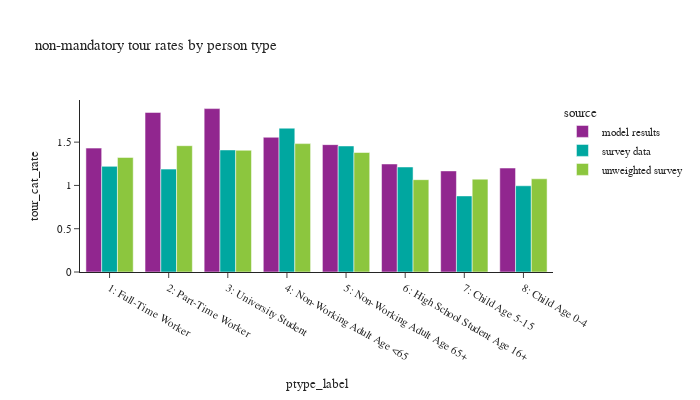

Notebook cell for this chart:
### Markdown cell above
- tour rates

### Code cell
df_plot = non_m_tour_data. \
    groupby(['source','ptype_label','tour_category'])[['tour_weight']].sum().reset_index(). \
    merge(df_ptype_count, how='left', on=['source','ptype_label'])
df_plot['tour_cat_rate'] = df_plot['tour_weight']/df_plot['person_weight']

fig = px.bar(df_plot, x="ptype_label", y="tour_cat_rate", color="source",barmode="group",
             # facet_col="ptype_label",facet_col_wrap=2,
             title="non-mandatory tour rates by person type")
fig.for_each_annotation(lambda a: a.update(text=a.text.split("=")[-1]))
fig.update_layout(height=400, width=700)
fig.show()

### Figure 1 — Plotly figure (JSON) as saved in the notebook; plotly's stock layout.template omitted (floating-point values rounded to 4 significant figures)
{"data": [{"alignmentgroup": "True", "hovertemplate": "source=model results<br>ptype_label=%{x}<br>tour_cat_rate=%{y}<extra></extra>", "legendgroup": "model results", "marker": {"color": "#91268F", "pattern": {"shape": ""}}, "name": "model results", "offsetgroup": "model results", "orientation": "v", "showlegend": true, "textposition": "auto", "type": "bar", "x": ["1: Full-Time Worker", "2: Part-Time Worker", "3: University Student", "4: Non-Working Adult Age <65", "5: Non-Working Adult Age 65+", "6: High School Student Age 16+", "7: Child Age 5-15", "8: Child Age 0-4"], "xaxis": "x", "y": [1.431, 1.843, 1.887, 1.556, 1.471, 1.248, 1.168, 1.201], "yaxis": "y"}, {"alignmentgroup": "True", "hovertemplate": "source=survey data<br>ptype_label=%{x}<br>tour_cat_rate=%{y}<extra></extra>", "legendgroup": "survey data", "marker": {"color": "#00A7A0", "pattern": {"shape": ""}}, "name": "survey data", "offsetgroup": "survey data", "orientation": "v", "showlegend": true, "textposition": "auto", "type": "bar", "x": ["1: Full-Time Worker", "2: Part-Time Worker", "3: University Student", "4: Non-Working Adult Age <65", "5: Non-Working Adult Age 65+", "6: High School Student Age 16+", "7: Child Age 5-15", "8: Child Age 0-4"], "xaxis": "x", "y": [1.22, 1.188, 1.41, 1.661, 1.456, 1.213, 0.8787, 0.996], "yaxis": "y"}, {"alignmentgroup": "True", "hovertemplate": "source=unweighted survey<br>ptype_label=%{x}<br>tour_cat_rate=%{y}<extra></extra>", "legendgroup": "unweighted survey", "marker": {"color": "#8CC63E", "pattern": {"shape": ""}}, "name": "unweighted survey", "offsetgroup": "unweighted survey", "orientation": "v", "showlegend": true, "textposition": "auto", "type": "bar", "x": ["1: Full-Time Worker", "2: Part-Time Worker", "3: University Student", "4: Non-Working Adult Age <65", "5: Non-Working Adult Age 65+", "6: High School Student Age 16+", "7: Child Age 5-15", "8: Child Age 0-4"], "xaxis": "x", "y": [1.323, 1.459, 1.406, 1.483, 1.38, 1.067, 1.073, 1.077], "yaxis": "y"}], "layout": {"barmode": "group", "height": 400, "legend": {"title": {"text": "source"}, "tracegroupgap": 0}, "title": {"text": "non-mandatory tour rates by person type"}, "width": 700, "xaxis": {"anchor": "y", "domain": [0.0, 1.0], "title": {"text": "ptype_label"}}, "yaxis": {"anchor": "x", "domain": [0.0, 1.0], "title": {"text": "tour_cat_rate"}}}}
